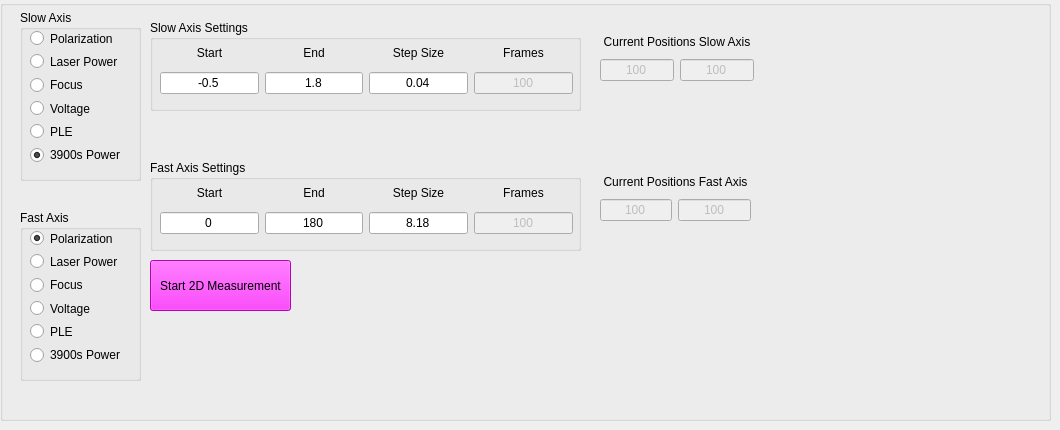
        <widget class="QWidget" name="meas_tab_2d">
         <attribute name="title">
          <string>2D Measurements</string>
         </attribute>
         <widget class="QGroupBox" name="groupBox_4">
          <property name="geometry">
           <rect>
            <x>0</x>
            <y>0</y>
            <width>1051</width>
            <height>421</height>
           </rect>
          </property>
          <property name="toolTip">
           <string>Combines two different measurements to create a new measurement.</string>
          </property>
          <property name="title">
           <string/>
          </property>
          <widget class="QGroupBox" name="fast_axis_2D">
           <property name="geometry">
            <rect>
             <x>20</x>
             <y>210</y>
             <width>121</width>
             <height>171</height>
            </rect>
           </property>
           <property name="title">
            <string>Fast Axis</string>
           </property>
           <widget class="QWidget" name="layoutWidget_11">
            <property name="geometry">
             <rect>
              <x>10</x>
              <y>20</y>
              <width>101</width>
              <height>134</height>
             </rect>
            </property>
            <layout class="QFormLayout" name="formLayout_2">
             <item row="0" column="0">
              <widget class="QRadioButton" name="fast_fss">
               <property name="text">
                <string>Polarization</string>
               </property>
               <property name="checked">
                <bool>true</bool>
               </property>
               <attribute name="buttonGroup">
                <string notr="true">fast_axis_radio</string>
               </attribute>
              </widget>
             </item>
             <item row="1" column="0">
              <widget class="QRadioButton" name="fast_laser">
               <property name="text">
                <string>Laser Power</string>
               </property>
               <attribute name="buttonGroup">
                <string notr="true">fast_axis_radio</string>
               </attribute>
              </widget>
             </item>
             <item row="2" column="0">
              <widget class="QRadioButton" name="fast_focus">
               <property name="text">
                <string>Focus</string>
               </property>
               <attribute name="buttonGroup">
                <string notr="true">fast_axis_radio</string>
               </attribute>
              </widget>
             </item>
             <item row="3" column="0">
              <widget class="QRadioButton" name="fast_voltage">
               <property name="text">
                <string>Voltage</string>
               </property>
               <attribute name="buttonGroup">
                <string notr="true">fast_axis_radio</string>
               </attribute>
              </widget>
             </item>
             <item row="5" column="0">
              <widget class="QRadioButton" name="fast_cw_power">
               <property name="text">
                <string>3900s Power</string>
               </property>
               <property name="checked">
                <bool>false</bool>
               </property>
               <attribute name="buttonGroup">
                <string notr="true">fast_axis_radio</string>
               </attribute>
              </widget>
             </item>
             <item row="4" column="0">
              <widget class="QRadioButton" name="fast_ple">
               <property name="text">
                <string>PLE</string>
               </property>
               <property name="checked">
                <bool>false</bool>
               </property>
               <attribute name="buttonGroup">
                <string notr="true">fast_axis_radio</string>
               </attribute>
              </widget>
             </item>
            </layout>
           </widget>
          </widget>
          <widget class="QWidget" name="layoutWidget_14">
           <property name="geometry">
            <rect>
             <x>600</x>
             <y>30</y>
             <width>154</width>
             <height>51</height>
            </rect>
           </property>
           <layout class="QGridLayout" name="gridLayout_27">
            <item row="1" column="0">
             <widget class="QLineEdit" name="curr_slow_1">
              <property name="enabled">
               <bool>false</bool>
              </property>
              <property name="text">
               <string>100</string>
              </property>
              <property name="alignment">
               <set>Qt::AlignCenter</set>
              </property>
             </widget>
            </item>
            <item row="1" column="1">
             <widget class="QLineEdit" name="curr_slow_2">
              <property name="enabled">
               <bool>false</bool>
              </property>
              <property name="text">
               <string>100</string>
              </property>
              <property name="alignment">
               <set>Qt::AlignCenter</set>
              </property>
             </widget>
            </item>
            <item row="0" column="0" colspan="2">
             <widget class="QLabel" name="label_99">
              <property name="text">
               <string>Current Positions Slow Axis</string>
              </property>
              <property name="alignment">
               <set>Qt::AlignCenter</set>
              </property>
             </widget>
            </item>
           </layout>
          </widget>
          <widget class="QGroupBox" name="slow_axis_2D">
           <property name="geometry">
            <rect>
             <x>20</x>
             <y>10</y>
             <width>121</width>
             <height>171</height>
            </rect>
           </property>
           <property name="title">
            <string>Slow Axis</string>
           </property>
           <widget class="QWidget" name="layoutWidget">
            <property name="geometry">
             <rect>
              <x>10</x>
              <y>20</y>
              <width>101</width>
              <height>134</height>
             </rect>
            </property>
            <layout class="QFormLayout" name="formLayout">
             <item row="0" column="0">
              <widget class="QRadioButton" name="slow_fss">
               <property name="text">
                <string>Polarization</string>
               </property>
               <property name="checked">
                <bool>false</bool>
               </property>
               <attribute name="buttonGroup">
                <string notr="true">slow_axis_radio</string>
               </attribute>
              </widget>
             </item>
             <item row="1" column="0">
              <widget class="QRadioButton" name="slow_laser">
               <property name="text">
                <string>Laser Power</string>
               </property>
               <attribute name="buttonGroup">
                <string notr="true">slow_axis_radio</string>
               </attribute>
              </widget>
             </item>
             <item row="2" column="0">
              <widget class="QRadioButton" name="slow_focus">
               <property name="text">
                <string>Focus</string>
               </property>
               <attribute name="buttonGroup">
                <string notr="true">slow_axis_radio</string>
               </attribute>
              </widget>
             </item>
             <item row="3" column="0">
              <widget class="QRadioButton" name="slow_voltage">
               <property name="text">
                <string>Voltage</string>
               </property>
               <property name="checked">
                <bool>false</bool>
               </property>
               <attribute name="buttonGroup">
                <string notr="true">slow_axis_radio</string>
               </attribute>
              </widget>
             </item>
             <item row="5" column="0">
              <widget class="QRadioButton" name="slow_cw_pow">
               <property name="text">
                <string>3900s Power</string>
               </property>
               <property name="checked">
                <bool>true</bool>
               </property>
               <attribute name="buttonGroup">
                <string notr="true">slow_axis_radio</string>
               </attribute>
              </widget>
             </item>
             <item row="4" column="0">
              <widget class="QRadioButton" name="slow_ple">
               <property name="text">
                <string>PLE</string>
               </property>
               <property name="checked">
                <bool>false</bool>
               </property>
               <attribute name="buttonGroup">
                <string notr="true">slow_axis_radio</string>
               </attribute>
              </widget>
             </item>
            </layout>
           </widget>
          </widget>
          <widget class="QGroupBox" name="fast_axis_settings">
           <property name="geometry">
            <rect>
             <x>150</x>
             <y>160</y>
             <width>431</width>
             <height>91</height>
            </rect>
           </property>
           <property name="title">
            <string>Fast Axis Settings</string>
           </property>
           <widget class="QWidget" name="layoutWidget_13">
            <property name="geometry">
             <rect>
              <x>10</x>
              <y>20</y>
              <width>413</width>
              <height>54</height>
             </rect>
            </property>
            <layout class="QGridLayout" name="gridLayout_26">
             <item row="0" column="0" rowspan="2">
              <widget class="QLabel" name="label_95">
               <property name="text">
                <string>Start</string>
               </property>
               <property name="alignment">
                <set>Qt::AlignCenter</set>
               </property>
              </widget>
             </item>
             <item row="2" column="0">
              <widget class="QLineEdit" name="fast_axis_start">
               <property name="text">
                <string>0</string>
               </property>
               <property name="alignment">
                <set>Qt::AlignCenter</set>
               </property>
              </widget>
             </item>
             <item row="0" column="1" rowspan="2">
              <widget class="QLabel" name="label_96">
               <property name="text">
                <string>End</string>
               </property>
               <property name="alignment">
                <set>Qt::AlignCenter</set>
               </property>
              </widget>
             </item>
             <item row="2" column="1">
              <widget class="QLineEdit" name="fast_axis_end">
               <property name="text">
                <string>180</string>
               </property>
               <property name="alignment">
                <set>Qt::AlignCenter</set>
               </property>
              </widget>
             </item>
             <item row="0" column="2" rowspan="2">
              <widget class="QLabel" name="label_97">
               <property name="text">
                <string>Step Size</string>
               </property>
               <property name="alignment">
                <set>Qt::AlignCenter</set>
               </property>
              </widget>
             </item>
             <item row="2" column="2">
              <widget class="QLineEdit" name="fast_axis_steps">
               <property name="text">
                <string>8.18</string>
               </property>
               <property name="alignment">
                <set>Qt::AlignCenter</set>
               </property>
              </widget>
             </item>
             <item row="0" column="3" rowspan="2">
              <widget class="QLabel" name="label_98">
               <property name="text">
                <string>Frames</string>
               </property>
               <property name="alignment">
                <set>Qt::AlignCenter</set>
               </property>
              </widget>
             </item>
             <item row="2" column="3">
              <widget class="QLineEdit" name="fast_axis_frames">
               <property name="enabled">
                <bool>false</bool>
               </property>
               <property name="text">
                <string>100</string>
               </property>
               <property name="alignment">
                <set>Qt::AlignCenter</set>
               </property>
              </widget>
             </item>
            </layout>
           </widget>
          </widget>
          <widget class="QGroupBox" name="slow_axis_settings">
           <property name="geometry">
            <rect>
             <x>150</x>
             <y>20</y>
             <width>431</width>
             <height>91</height>
            </rect>
           </property>
           <property name="title">
            <string>Slow Axis Settings</string>
           </property>
           <widget class="QWidget" name="layoutWidget">
            <property name="geometry">
             <rect>
              <x>10</x>
              <y>20</y>
              <width>413</width>
              <height>54</height>
             </rect>
            </property>
            <layout class="QGridLayout" name="gridLayout_24">
             <item row="0" column="0" rowspan="2">
              <widget class="QLabel" name="label_86">
               <property name="text">
                <string>Start</string>
               </property>
               <property name="alignment">
                <set>Qt::AlignCenter</set>
               </property>
              </widget>
             </item>
             <item row="2" column="0">
              <widget class="QLineEdit" name="slow_axis_start">
               <property name="toolTip">
                <string/>
               </property>
               <property name="text">
                <string>-0.5</string>
               </property>
               <property name="alignment">
                <set>Qt::AlignCenter</set>
               </property>
              </widget>
             </item>
             <item row="0" column="1" rowspan="2">
              <widget class="QLabel" name="label_87">
               <property name="text">
                <string>End</string>
               </property>
               <property name="alignment">
                <set>Qt::AlignCenter</set>
               </property>
              </widget>
             </item>
             <item row="2" column="1">
              <widget class="QLineEdit" name="slow_axis_end">
               <property name="text">
                <string>1.8</string>
               </property>
               <property name="alignment">
                <set>Qt::AlignCenter</set>
               </property>
              </widget>
             </item>
             <item row="0" column="2" rowspan="2">
              <widget class="QLabel" name="label_88">
               <property name="text">
                <string>Step Size</string>
               </property>
               <property name="alignment">
                <set>Qt::AlignCenter</set>
               </property>
              </widget>
             </item>
             <item row="2" column="2">
              <widget class="QLineEdit" name="slow_axis_steps">
               <property name="text">
                <string>0.04</string>
               </property>
               <property name="alignment">
                <set>Qt::AlignCenter</set>
               </property>
              </widget>
             </item>
             <item row="0" column="3" rowspan="2">
              <widget class="QLabel" name="label_89">
               <property name="text">
                <string>Frames</string>
               </property>
               <property name="alignment">
                <set>Qt::AlignCenter</set>
               </property>
              </widget>
             </item>
             <item row="2" column="3">
              <widget class="QLineEdit" name="slow_axis_frames">
               <property name="enabled">
                <bool>false</bool>
               </property>
               <property name="text">
                <string>100</string>
               </property>
               <property name="alignment">
                <set>Qt::AlignCenter</set>
               </property>
              </widget>
             </item>
            </layout>
           </widget>
          </widget>
          <widget class="QWidget" name="layoutWidget_15">
           <property name="geometry">
            <rect>
             <x>600</x>
             <y>170</y>
             <width>151</width>
             <height>51</height>
            </rect>
           </property>
           <layout class="QGridLayout" name="gridLayout_28">
            <item row="1" column="1">
             <widget class="QLineEdit" name="curr_fast_2">
              <property name="enabled">
               <bool>false</bool>
              </property>
              <property name="text">
               <string>100</string>
              </property>
              <property name="alignment">
               <set>Qt::AlignCenter</set>
              </property>
             </widget>
            </item>
            <item row="1" column="0">
             <widget class="QLineEdit" name="curr_fast_1">
              <property name="enabled">
               <bool>false</bool>
              </property>
              <property name="text">
               <string>100</string>
              </property>
              <property name="alignment">
               <set>Qt::AlignCenter</set>
              </property>
             </widget>
            </item>
            <item row="0" column="0" colspan="2">
             <widget class="QLabel" name="label_100">
              <property name="text">
               <string>Current Positions Fast Axis</string>
              </property>
              <property name="alignment">
               <set>Qt::AlignCenter</set>
              </property>
             </widget>
            </item>
           </layout>
          </widget>
          <widget class="QPushButton" name="measure_2d_button">
           <property name="geometry">
            <rect>
             <x>150</x>
             <y>260</y>
             <width>141</width>
             <height>51</height>
            </rect>
           </property>
           <property name="toolTip">
            <string>Starts a measurement with 2 changing axis.</string>
           </property>
           <property name="styleSheet">
            <string notr="true">background-color: rgb(255, 0, 255);</string>
           </property>
           <property name="text">
            <string>Start 2D Measurement</string>
           </property>
          </widget>
         </widget>
        </widget>
